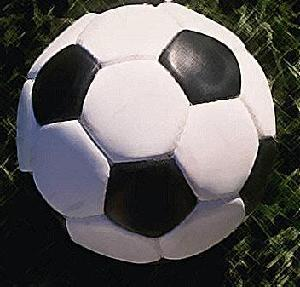
#> input picture tutorial/opencv/T1/data/soccerball.jpeg, 300 x 287 px
$ jupyter execute t1.ipynb   (shell and % lines are left out)
#> lines starting #> are read from the running program, lines starting #| are printed output that depends on the picture; after the words box and inside, x2 and y2 are one past the last pixel; in counts of white or black regions, pixels touching at a corner belong together
[cell 1]
import cv2
import numpy as np

img = cv2.imread("data/soccerball.jpeg")
#> img is the input picture: shape (287, 300, 3); mean B, G, R 92.6, 92.8, 95.8
print(type(img), img.shape)
#| <class 'numpy.ndarray'> (287, 300, 3)

[cell 2]
blue = img[100, 100, 0]
#> blue = 222

[cell 3]
print(blue)
#| 222

[cell 4]
img.item(10, 10, 2)
#> Out = 0

[cell 5]
img.itemset((10,10,2), 100)
#> img: shape (287, 300, 3); under 0.01% of pixels changed, all inside (x1, y1, x2, y2) = (10, 10, 11, 11)

[cell 6]
img.item(10,10,2)
#> Out = 100

[cell 7]
img.dtype

[cell 8]
b,g,r = cv2.split(img)
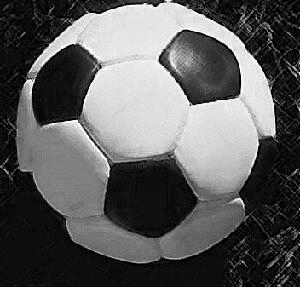
#> b: shape (287, 300); min 0, max 255, mean 92.6
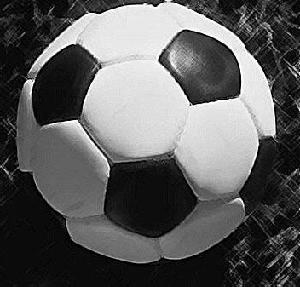
#> g: shape (287, 300); min 0, max 255, mean 92.8
